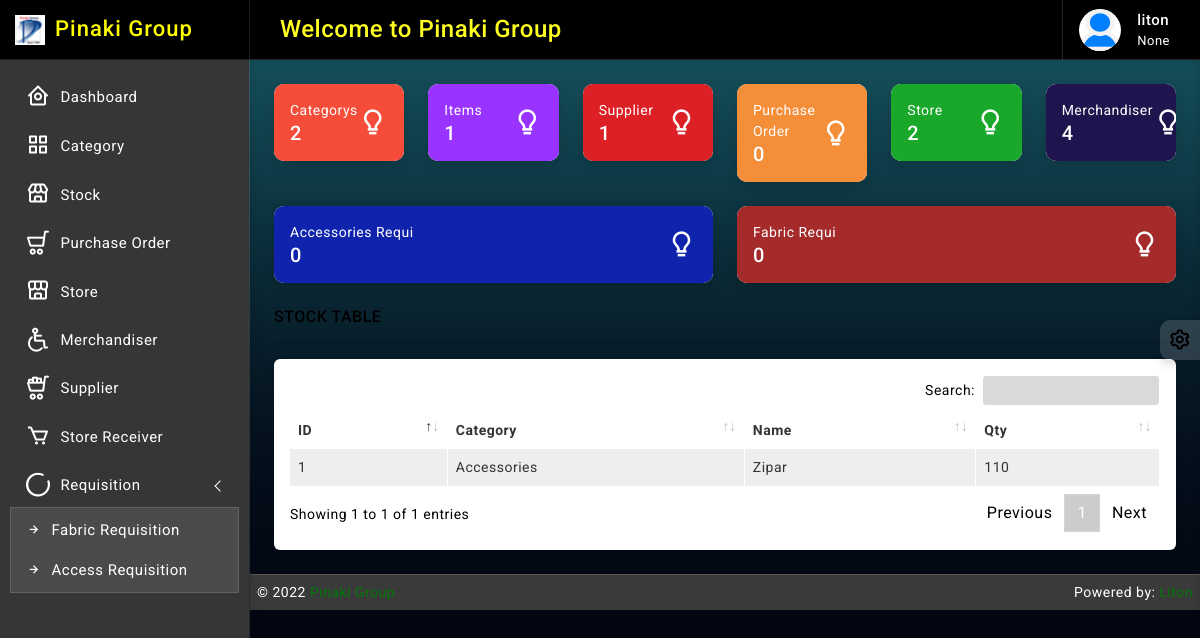
The app's page / (signed in), older data.
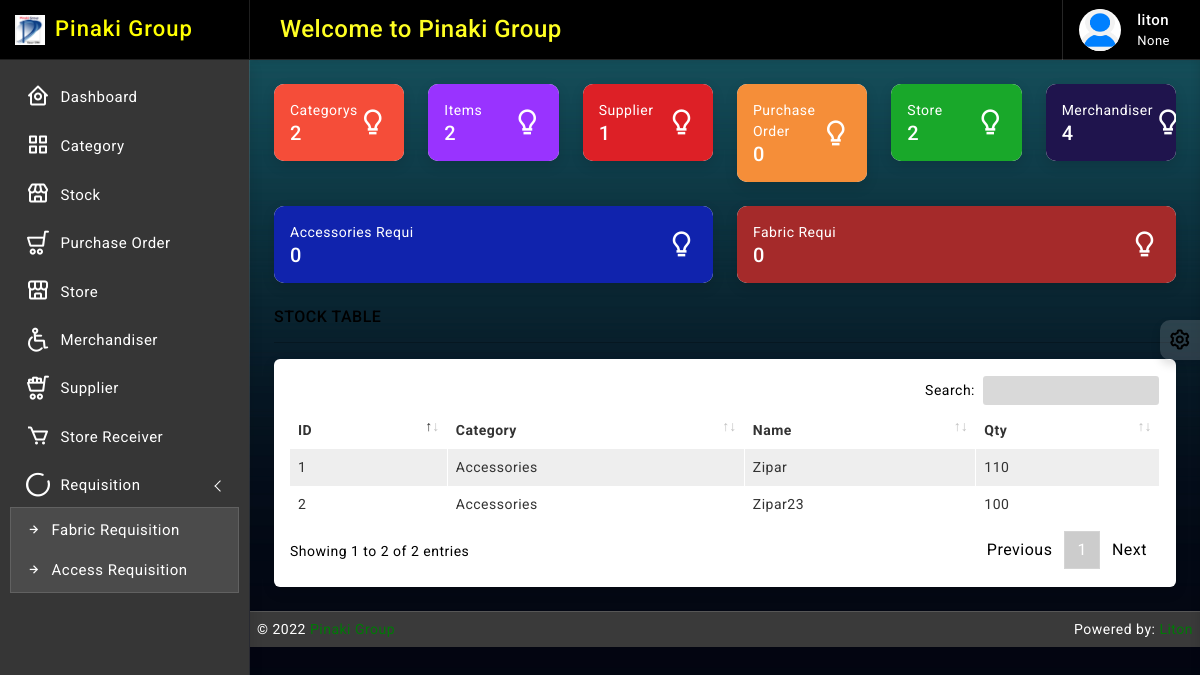
The same page, newer data.
### stock/models.py (models this page shows, shortened)
class Stock(models.Model):
    id = models.AutoField(primary_key=True)
    category = models.ForeignKey(Category, on_delete=models.CASCADE, blank=False)
    name = models.CharField(max_length=30, unique=True)
    quantity = models.IntegerField(default=1)
    UOM = (
        ('', 'Select'),
        ('kg', 'kg'),
        ('miter', 'miter'),
        ('yard', 'yard'),
        ('pcs', 'pcs'),
        ('pound', 'pound'),
        ('g', 'g'),
        ('gg', 'gg'),
        ('litre', 'litre'),
        ('dg', 'dg'),
        ('1000 pcs', '1000 pcs'),
    )
    uom = models.CharField(max_length=64, null=True, blank=False, choices=UOM)
    is_deleted = models.BooleanField(default=False)

### category/models.py (models this page shows)
class Category(models.Model):
    name = models.CharField(max_length=64, null=True, unique=True, blank=True)
    created_at = models.DateTimeField(auto_now_add=True, auto_now=False)
    updated_at = models.DateTimeField(auto_now_add=False, auto_now=True)
    def __str__(self):
        return self.name

### accounts/decorators.py (the view)
        def wrapper_func(request, *args, **kwargs):
            group = None
            if request.user.groups.exists():
                group = request.user.groups.all()[0].name
            if group in allowed_roles:
                return view_func(request, *args, **kwargs)
            else:
                return render(request, 'accounts/index.html')

### templates/home.html (shortened to what the changed rows need)
{% extends 'base/base.html' %}
{% block body %}
{% load static %}
		<div class="page-wrapper">
			<div class="page-content">
                    <div class="row row-cols-1 row-cols-lg-2 row-cols-xl-6">
                        <div class="col">
                            <div class="card radius-10 overflow-hidden">
                                <div style="background-color: #9933FF " class="card-body">
                                    <div class="d-flex align-items-center">
                                        <div>
                                            <p style="color: #FFFFFF" class="mb-0">Items</p>
                                            <h5 style="color: #FFFFFF" class="mb-0">{{billno}}</h5>
                                        </div>
                                    </div>
                                </div>
                            </div>
                        </div>
                    </div>
                    <div class="card">
                        <div class="card-body">
                            <div class="table-responsive">
                                <table id="example2" class="table table-striped table-bordered">
                                    <thead>
                                        <tr>
                                            <th>ID</th>
                                            <th>Category</th>
                                            <th>Name</th>
                                            <th>Qty</th>
                                        </tr>
                                    </thead>
                                    <tbody>
                                        {% for data in stocks %}
                                        <tr>
                                           <td>{{ data.id }}</td>
                                           <td>{{ data.category }}</td>
                                           <td>{{ data.name }}</td>
                                           <td>{{ data.quantity }}</td>
                                        </tr>
                                     {% endfor %}
                                    </tbody>
                                </table>
                            </div>
                        </div>
                    </div>
            </div>
        </div>
{% endblock body %}

### templates/base/slider.html (shortened to what this page needs)
{% load static %}
		<div class="sidebar-wrapper" data-simplebar="true">
			<div class="sidebar-header">
				<div>
					<img src="{% static 'images/logo-icon.png' %}" class="logo-icon" alt="logo icon">
				</div>
				<div>
					<h4 class="logo-text">Pinaki Group</h4>
				</div>
				<div class="toggle-icon ms-auto"><i class='bx bx-arrow-to-left'></i>
				</div>
			</div>
			<ul class="metismenu" id="menu">
				<li>
					<a href="{% url 'home' %}">
						<div class="parent-icon"><i class='bx bx-home-circle'></i>
						</div>
						<div class="menu-title">Dashboard</div>
					</a>
				</li>
				{% for group in user.groups.all %}
				{% if group.name == "merchandiser" %}
						<li>
							<a href="{% url 'merchandiser_read' %}">
								<div class="parent-icon"><i class="lni lni-wheelchair"></i>
								</div>
								<div class="menu-title">Merchandiser</div>
							</a>
						</li>
						<li>
							<a href="/supplier/create/">
								<div class="parent-icon"><i class='lni lni-cart-full'></i>
								</div>
								<div class="menu-title">Supplier</div>
							</a>
						</li>
					{% else %}
					<li>
						<a href="{% url 'category_read' %}">
							<div class="parent-icon"><i class='bx bx-grid-alt'></i>
							</div>
							<div class="menu-title">Category</div>
						</a>
					</li>
					<li>
						<a href="{% url 'stock_read' %}">
							<div class="parent-icon"><i class="fadeIn animated bx bx-store"></i>
							</div>
							<div class="menu-title">Stock</div>
						</a>
					</li>
					<li>
						<a href="{% url 'po_read' %}">
							<div class="parent-icon"><i class="lni lni-cart"></i>
							</div>
							<div class="menu-title">Purchase Order</div>
						</a>
					</li>
					<li>
						<a href="{% url 'store_read' %}">
							<div class="parent-icon"><i class="fadeIn animated bx bx-store-alt"></i>
							</div>
							<div class="menu-title">Store</div>
						</a>
					</li>
					<li>
						<a href="{% url 'merchandiser_read' %}">
							<div class="parent-icon"><i class="lni lni-wheelchair"></i>
							</div>
							<div class="menu-title">Merchandiser</div>
						</a>
					</li>
					<li>
						<a href="/supplier/create/">
							<div class="parent-icon"><i class='lni lni-cart-full'></i>
							</div>
							<div class="menu-title">Supplier</div>
						</a>
					</li>
						<li>
							<a href="{% url 'storeRec_read' %}">
								<div class="parent-icon"><i class='bx bx-cart'></i>
								</div>
								<div class="menu-title">Store Receiver</div>
							</a>
						</li>
						<li>
							<a href="javascript:;" class="has-arrow">
								<div class="parent-icon"><i class='lni lni-spiner-solid'></i>
								</div>
								<div class="menu-title">Requisition</div>
							</a>
							<ul>
								<li> <a href="{% url 'fabricr_read' %}"><i class="bx bx-right-arrow-alt"></i>Fabric Requisition</a>
								</li>
								<li> <a href="{% url 'ar_read' %}"><i class="bx bx-right-arrow-alt"></i>Access Requisition</a>
								</li>
							</ul>
						</li>
					{% endif %}
				{% endfor %}
			</ul>
		</div>

Row changes from the older to the newer data that the page shows:
added Stock: id "2", category "Accessories", name "Zipar23", quantity "100"
Text that changed along with them:
{{ billno }}: "1" → "2"
text written by a page script: "Search: Showing 1 to 1 of 1 entries Previous 1 Next" → "Search: Showing 1 to 2 of 2 entries Previous 1 Next"
